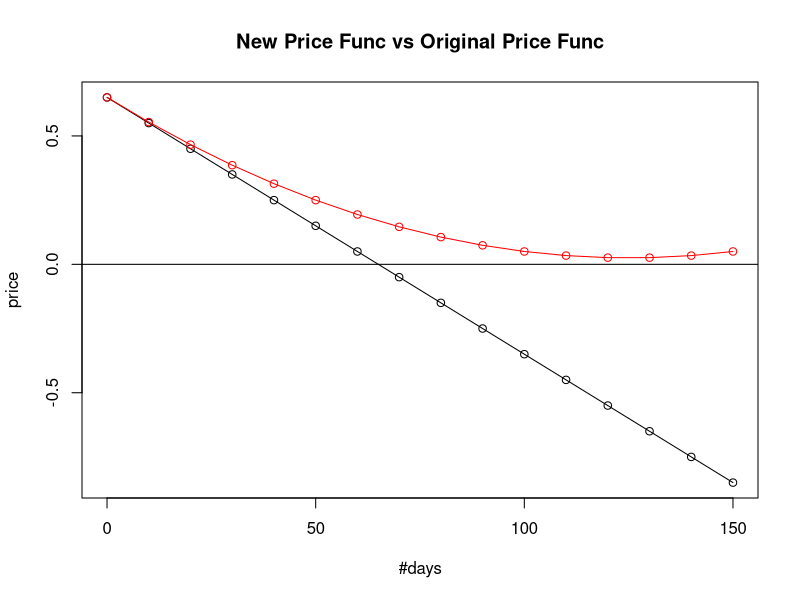
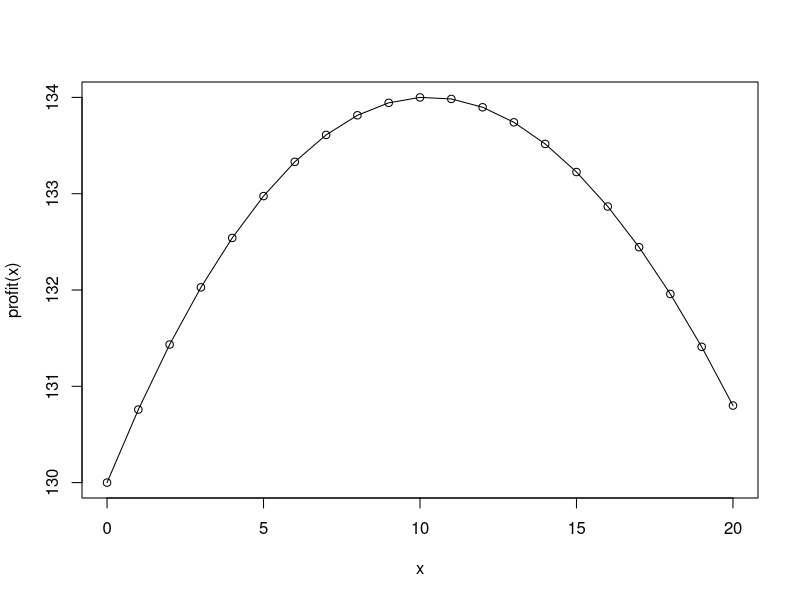

The R script that drew these images, in order: (Note: this script raises an error after producing the figures.)
fprime = function (f,a,h=0.0001){(f(a+h)-f(a-h))/(2*h)}
bisection = function(f,a,b,tol=0.0001){
  if (f(a)*f(b) > 0){
    return ("Boundary Conditions Not Met")
  }
  else{
    middle = a
    while (abs(f(middle))>tol){
      middle = (a+b)/2
      if (f(middle)*f(a)>0) (a = middle)
      else (b = middle)
      x=middle
      y=f(middle)
      ## if you want to "see" what happens at every step, take off the # of the next line ##
      #cat(sprintf("x-Val: %.4f ; f(x-val): %.4f\n",x,y))
    }
    return (middle)
  }
}

#Part A
oldprice = function(x){
  return (0.65 - 0.01*x)
}

newprice = function(x){
  return (0.65 - 0.01*x +0.00004*x^2)
}

x = seq(0,150,10)
plot(x,oldprice(x), type='o', main = "New Price Func vs Original Price Func", xlab = "#days", ylab = "price")
lines(x, newprice(x),type = 'o', col = "red")
abline(0,0)
#The new price function is colored red

#Part B
profit = function (x){
  return((0.65-0.01*x+0.00004*x^2)*(200+5*x)-.45*x)
}
x = seq(0,20,1)
plot(x,profit(x),type="o")
dprofit = fprime(profit,x,)
opt = bisection(dProfit,-100,50,0.0001)
plot(x,dprofit,type="o")
abline(0,0)
profit(opt)



#Part C
#Sensitivity Analysis on the rate at which the price is leveling off
rate = seq(0.00001,0.00007,0.00001)
time = 0
opt_profit=0
for (i in 1:length(rate)){
  profit = function (x){
    return((0.65-0.01*x+rate[i]*x^2)*(200+5*x)-.45*x)
  }
  dProfit = function(x){fprime(profit,x)}
  time[i] = bisection(dProfit,-10,50)
  opt_profit[i]=profit(time[i])
  print(opt_profit)
}

result=data.frame(rate=rate,optimalDays=time,profit=opt_profit)
print(result)

plot(rate,time,"o",main ="Sensitivity of the Rate of Price Level", xlab="price rate",ylab="x(Days to Sell)")


